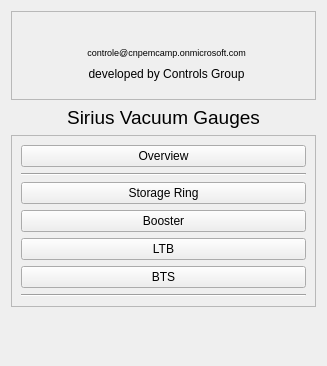
<?xml version="1.0" encoding="UTF-8"?>
<ui version="4.0">
 <class>Form</class>
 <widget class="QWidget" name="Form">
  <property name="geometry">
   <rect>
    <x>0</x>
    <y>0</y>
    <width>327</width>
    <height>366</height>
   </rect>
  </property>
  <property name="windowTitle">
   <string>Form</string>
  </property>
  <layout class="QGridLayout" name="gridLayout_4">
   <item row="4" column="0">
    <spacer name="verticalSpacer">
     <property name="orientation">
      <enum>Qt::Vertical</enum>
     </property>
     <property name="sizeHint" stdset="0">
      <size>
       <width>20</width>
       <height>0</height>
      </size>
     </property>
    </spacer>
   </item>
   <item row="1" column="0">
    <widget class="QLabel" name="label">
     <property name="font">
      <font>
       <pointsize>14</pointsize>
      </font>
     </property>
     <property name="text">
      <string>Sirius Vacuum Gauges</string>
     </property>
     <property name="alignment">
      <set>Qt::AlignCenter</set>
     </property>
    </widget>
   </item>
   <item row="0" column="0">
    <widget class="QFrame" name="frame">
     <property name="frameShape">
      <enum>QFrame::StyledPanel</enum>
     </property>
     <property name="frameShadow">
      <enum>QFrame::Raised</enum>
     </property>
     <layout class="QGridLayout" name="gridLayout_2">
      <item row="0" column="2">
       <widget class="QLabel" name="label_2">
        <property name="text">
         <string>&lt;html&gt;&lt;head/&gt;&lt;body&gt;&lt;p&gt;&lt;img src=&quot;images/CNPEM.jpg&quot;/&gt;&lt;/p&gt;&lt;/body&gt;&lt;/html&gt;</string>
        </property>
       </widget>
      </item>
      <item row="1" column="2">
       <widget class="QLabel" name="label_294">
        <property name="maximumSize">
         <size>
          <width>16777215</width>
          <height>15</height>
         </size>
        </property>
        <property name="palette">
         <palette>
          <active>
           <colorrole role="WindowText">
            <brush brushstyle="SolidPattern">
             <color alpha="255">
              <red>0</red>
              <green>0</green>
              <blue>255</blue>
             </color>
            </brush>
           </colorrole>
           <colorrole role="Button">
            <brush brushstyle="SolidPattern">
             <color alpha="255">
              <red>239</red>
              <green>235</green>
              <blue>231</blue>
             </color>
            </brush>
           </colorrole>
           <colorrole role="Light">
            <brush brushstyle="SolidPattern">
             <color alpha="255">
              <red>255</red>
              <green>255</green>
              <blue>255</blue>
             </color>
            </brush>
           </colorrole>
           <colorrole role="Midlight">
            <brush brushstyle="SolidPattern">
             <color alpha="255">
              <red>247</red>
              <green>245</green>
              <blue>243</blue>
             </color>
            </brush>
           </colorrole>
           <colorrole role="Dark">
            <brush brushstyle="SolidPattern">
             <color alpha="255">
              <red>119</red>
              <green>117</green>
              <blue>115</blue>
             </color>
            </brush>
           </colorrole>
           <colorrole role="Mid">
            <brush brushstyle="SolidPattern">
             <color alpha="255">
              <red>159</red>
              <green>157</green>
              <blue>154</blue>
             </color>
            </brush>
           </colorrole>
           <colorrole role="BrightText">
            <brush brushstyle="SolidPattern">
             <color alpha="255">
              <red>255</red>
              <green>255</green>
              <blue>255</blue>
             </color>
            </brush>
           </colorrole>
           <colorrole role="ButtonText">
            <brush brushstyle="SolidPattern">
             <color alpha="255">
              <red>0</red>
              <green>0</green>
              <blue>0</blue>
             </color>
            </brush>
           </colorrole>
           <colorrole role="Base">
            <brush brushstyle="SolidPattern">
             <color alpha="255">
              <red>255</red>
              <green>255</green>
              <blue>255</blue>
             </color>
            </brush>
           </colorrole>
           <colorrole role="Window">
            <brush brushstyle="SolidPattern">
             <color alpha="255">
              <red>239</red>
              <green>235</green>
              <blue>231</blue>
             </color>
            </brush>
           </colorrole>
           <colorrole role="Shadow">
            <brush brushstyle="SolidPattern">
             <color alpha="255">
              <red>0</red>
              <green>0</green>
              <blue>0</blue>
             </color>
            </brush>
           </colorrole>
           <colorrole role="AlternateBase">
            <brush brushstyle="SolidPattern">
             <color alpha="255">
              <red>247</red>
              <green>245</green>
              <blue>243</blue>
             </color>
            </brush>
           </colorrole>
           <colorrole role="ToolTipBase">
            <brush brushstyle="SolidPattern">
             <color alpha="255">
              <red>255</red>
              <green>255</green>
              <blue>220</blue>
             </color>
            </brush>
           </colorrole>
           <colorrole role="ToolTipText">
            <brush brushstyle="SolidPattern">
             <color alpha="255">
              <red>0</red>
              <green>0</green>
              <blue>0</blue>
             </color>
            </brush>
           </colorrole>
          </active>
          <inactive>
           <colorrole role="WindowText">
            <brush brushstyle="SolidPattern">
             <color alpha="255">
              <red>0</red>
              <green>0</green>
              <blue>0</blue>
             </color>
            </brush>
           </colorrole>
           <colorrole role="Button">
            <brush brushstyle="SolidPattern">
             <color alpha="255">
              <red>239</red>
              <green>235</green>
              <blue>231</blue>
             </color>
            </brush>
           </colorrole>
           <colorrole role="Light">
            <brush brushstyle="SolidPattern">
             <color alpha="255">
              <red>255</red>
              <green>255</green>
              <blue>255</blue>
             </color>
            </brush>
           </colorrole>
           <colorrole role="Midlight">
            <brush brushstyle="SolidPattern">
             <color alpha="255">
              <red>247</red>
              <green>245</green>
              <blue>243</blue>
             </color>
            </brush>
           </colorrole>
           <colorrole role="Dark">
            <brush brushstyle="SolidPattern">
             <color alpha="255">
              <red>119</red>
              <green>117</green>
              <blue>115</blue>
             </color>
            </brush>
           </colorrole>
           <colorrole role="Mid">
            <brush brushstyle="SolidPattern">
             <color alpha="255">
              <red>159</red>
              <green>157</green>
              <blue>154</blue>
             </color>
            </brush>
           </colorrole>
           <colorrole role="BrightText">
            <brush brushstyle="SolidPattern">
             <color alpha="255">
              <red>255</red>
              <green>255</green>
              <blue>255</blue>
             </color>
            </brush>
           </colorrole>
           <colorrole role="ButtonText">
            <brush brushstyle="SolidPattern">
             <color alpha="255">
              <red>0</red>
              <green>0</green>
              <blue>0</blue>
             </color>
            </brush>
           </colorrole>
           <colorrole role="Base">
            <brush brushstyle="SolidPattern">
             <color alpha="255">
              <red>255</red>
              <green>255</green>
              <blue>255</blue>
             </color>
            </brush>
           </colorrole>
           <colorrole role="Window">
            <brush brushstyle="SolidPattern">
             <color alpha="255">
              <red>239</red>
              <green>235</green>
              <blue>231</blue>
             </color>
            </brush>
           </colorrole>
           <colorrole role="Shadow">
            <brush brushstyle="SolidPattern">
             <color alpha="255">
              <red>0</red>
              <green>0</green>
              <blue>0</blue>
             </color>
            </brush>
           </colorrole>
           <colorrole role="AlternateBase">
            <brush brushstyle="SolidPattern">
             <color alpha="255">
              <red>247</red>
              <green>245</green>
              <blue>243</blue>
             </color>
            </brush>
           </colorrole>
           <colorrole role="ToolTipBase">
            <brush brushstyle="SolidPattern">
             <color alpha="255">
              <red>255</red>
              <green>255</green>
              <blue>220</blue>
             </color>
            </brush>
           </colorrole>
           <colorrole role="ToolTipText">
            <brush brushstyle="SolidPattern">
             <color alpha="255">
              <red>0</red>
              <green>0</green>
              <blue>0</blue>
             </color>
            </brush>
           </colorrole>
          </inactive>
          <disabled>
           <colorrole role="WindowText">
            <brush brushstyle="SolidPattern">
             <color alpha="255">
              <red>119</red>
              <green>117</green>
              <blue>115</blue>
             </color>
            </brush>
           </colorrole>
           <colorrole role="Button">
            <brush brushstyle="SolidPattern">
             <color alpha="255">
              <red>239</red>
              <green>235</green>
              <blue>231</blue>
             </color>
            </brush>
           </colorrole>
           <colorrole role="Light">
            <brush brushstyle="SolidPattern">
             <color alpha="255">
              <red>255</red>
              <green>255</green>
              <blue>255</blue>
             </color>
            </brush>
           </colorrole>
           <colorrole role="Midlight">
            <brush brushstyle="SolidPattern">
             <color alpha="255">
              <red>247</red>
              <green>245</green>
              <blue>243</blue>
             </color>
            </brush>
           </colorrole>
           <colorrole role="Dark">
            <brush brushstyle="SolidPattern">
             <color alpha="255">
              <red>119</red>
              <green>117</green>
              <blue>115</blue>
             </color>
            </brush>
           </colorrole>
           <colorrole role="Mid">
            <brush brushstyle="SolidPattern">
             <color alpha="255">
              <red>159</red>
              <green>157</green>
              <blue>154</blue>
             </color>
            </brush>
           </colorrole>
           <colorrole role="BrightText">
            <brush brushstyle="SolidPattern">
             <color alpha="255">
              <red>255</red>
              <green>255</green>
              <blue>255</blue>
             </color>
            </brush>
           </colorrole>
           <colorrole role="ButtonText">
            <brush brushstyle="SolidPattern">
             <color alpha="255">
              <red>119</red>
              <green>117</green>
              <blue>115</blue>
             </color>
            </brush>
           </colorrole>
           <colorrole role="Base">
            <brush brushstyle="SolidPattern">
             <color alpha="255">
              <red>239</red>
              <green>235</green>
              <blue>231</blue>
             </color>
            </brush>
           </colorrole>
           <colorrole role="Window">
            <brush brushstyle="SolidPattern">
             <color alpha="255">
              <red>239</red>
              <green>235</green>
              <blue>231</blue>
             </color>
            </brush>
           </colorrole>
           <colorrole role="Shadow">
            <brush brushstyle="SolidPattern">
             <color alpha="255">
              <red>0</red>
              <green>0</green>
              <blue>0</blue>
             </color>
            </brush>
           </colorrole>
           <colorrole role="AlternateBase">
            <brush brushstyle="SolidPattern">
             <color alpha="255">
              <red>239</red>
              <green>235</green>
              <blue>231</blue>
             </color>
            </brush>
           </colorrole>
           <colorrole role="ToolTipBase">
            <brush brushstyle="SolidPattern">
             <color alpha="255">
              <red>255</red>
              <green>255</green>
              <blue>220</blue>
             </color>
            </brush>
           </colorrole>
           <colorrole role="ToolTipText">
            <brush brushstyle="SolidPattern">
             <color alpha="255">
              <red>0</red>
              <green>0</green>
              <blue>0</blue>
             </color>
            </brush>
           </colorrole>
          </disabled>
         </palette>
        </property>
        <property name="font">
         <font>
          <pointsize>7</pointsize>
         </font>
        </property>
        <property name="text">
         <string>controle@cnpemcamp.onmicrosoft.com</string>
        </property>
        <property name="alignment">
         <set>Qt::AlignCenter</set>
        </property>
       </widget>
      </item>
      <item row="2" column="3">
       <spacer name="horizontalSpacer">
        <property name="orientation">
         <enum>Qt::Horizontal</enum>
        </property>
        <property name="sizeHint" stdset="0">
         <size>
          <width>40</width>
          <height>20</height>
         </size>
        </property>
       </spacer>
      </item>
      <item row="0" column="1" rowspan="4">
       <widget class="QLabel" name="label_3">
        <property name="text">
         <string>&lt;html&gt;&lt;head/&gt;&lt;body&gt;&lt;p&gt;&lt;img src=&quot;images/LNLS.png&quot;/&gt;&lt;/p&gt;&lt;/body&gt;&lt;/html&gt;</string>
        </property>
       </widget>
      </item>
      <item row="0" column="0">
       <spacer name="horizontalSpacer_2">
        <property name="orientation">
         <enum>Qt::Horizontal</enum>
        </property>
        <property name="sizeHint" stdset="0">
         <size>
          <width>40</width>
          <height>20</height>
         </size>
        </property>
       </spacer>
      </item>
      <item row="2" column="2">
       <widget class="QLabel" name="label_296">
        <property name="maximumSize">
         <size>
          <width>16777215</width>
          <height>20</height>
         </size>
        </property>
        <property name="text">
         <string>developed by Controls Group</string>
        </property>
        <property name="alignment">
         <set>Qt::AlignCenter</set>
        </property>
       </widget>
      </item>
     </layout>
    </widget>
   </item>
   <item row="2" column="0">
    <widget class="QFrame" name="frame_2">
     <property name="enabled">
      <bool>true</bool>
     </property>
     <property name="frameShape">
      <enum>QFrame::StyledPanel</enum>
     </property>
     <property name="frameShadow">
      <enum>QFrame::Raised</enum>
     </property>
     <layout class="QVBoxLayout" name="verticalLayout">
      <item>
       <widget class="PyDMRelatedDisplayButton" name="btnOverview">
        <property name="toolTip">
         <string/>
        </property>
        <property name="whatsThis">
         <string>
    A QPushButton capable of opening a new Display at the same of at a
    new window.

    Parameters
    ----------
    init_channel : str, optional
        The channel to be used by the widget.

    filename : str, optional
        The file to be opened
    </string>
        </property>
        <property name="text">
         <string>Overview</string>
        </property>
       </widget>
      </item>
      <item>
       <widget class="Line" name="line_2">
        <property name="orientation">
         <enum>Qt::Horizontal</enum>
        </property>
       </widget>
      </item>
      <item>
       <widget class="PyDMRelatedDisplayButton" name="btnRing">
        <property name="toolTip">
         <string/>
        </property>
        <property name="whatsThis">
         <string>
    A QPushButton capable of opening a new Display at the same of at a
    new window.

    Parameters
    ----------
    init_channel : str, optional
        The channel to be used by the widget.

    filename : str, optional
        The file to be opened
    </string>
        </property>
        <property name="text">
         <string>Storage Ring</string>
        </property>
        <property name="displayFilename" stdset="0">
         <string>../python/storage_ring.py</string>
        </property>
       </widget>
      </item>
      <item>
       <widget class="PyDMRelatedDisplayButton" name="btnBooster">
        <property name="toolTip">
         <string/>
        </property>
        <property name="whatsThis">
         <string>
    A QPushButton capable of opening a new Display at the same of at a
    new window.

    Parameters
    ----------
    init_channel : str, optional
        The channel to be used by the widget.

    filename : str, optional
        The file to be opened
    </string>
        </property>
        <property name="text">
         <string>Booster</string>
        </property>
        <property name="displayFilename" stdset="0">
         <string>../python/booster.py</string>
        </property>
       </widget>
      </item>
      <item>
       <widget class="PyDMRelatedDisplayButton" name="btnLtb">
        <property name="toolTip">
         <string/>
        </property>
        <property name="whatsThis">
         <string>
    A QPushButton capable of opening a new Display at the same of at a
    new window.

    Parameters
    ----------
    init_channel : str, optional
        The channel to be used by the widget.

    filename : str, optional
        The file to be opened
    </string>
        </property>
        <property name="text">
         <string>LTB</string>
        </property>
        <property name="displayFilename" stdset="0">
         <string>../python/ltb.py</string>
        </property>
       </widget>
      </item>
      <item>
       <widget class="PyDMRelatedDisplayButton" name="btnBts">
        <property name="toolTip">
         <string/>
        </property>
        <property name="whatsThis">
         <string>
    A QPushButton capable of opening a new Display at the same of at a
    new window.

    Parameters
    ----------
    init_channel : str, optional
        The channel to be used by the widget.

    filename : str, optional
        The file to be opened
    </string>
        </property>
        <property name="text">
         <string>BTS</string>
        </property>
        <property name="displayFilename" stdset="0">
         <string>../python/bts.py</string>
        </property>
       </widget>
      </item>
      <item>
       <widget class="Line" name="line">
        <property name="orientation">
         <enum>Qt::Horizontal</enum>
        </property>
       </widget>
      </item>
     </layout>
    </widget>
   </item>
  </layout>
 </widget>
 <customwidgets>
  <customwidget>
   <class>PyDMRelatedDisplayButton</class>
   <extends>QPushButton</extends>
   <header>pydm.widgets.related_display_button</header>
  </customwidget>
 </customwidgets>
 <resources>
  <include location="../../images/imgs.qrc"/>
 </resources>
 <connections/>
</ui>
